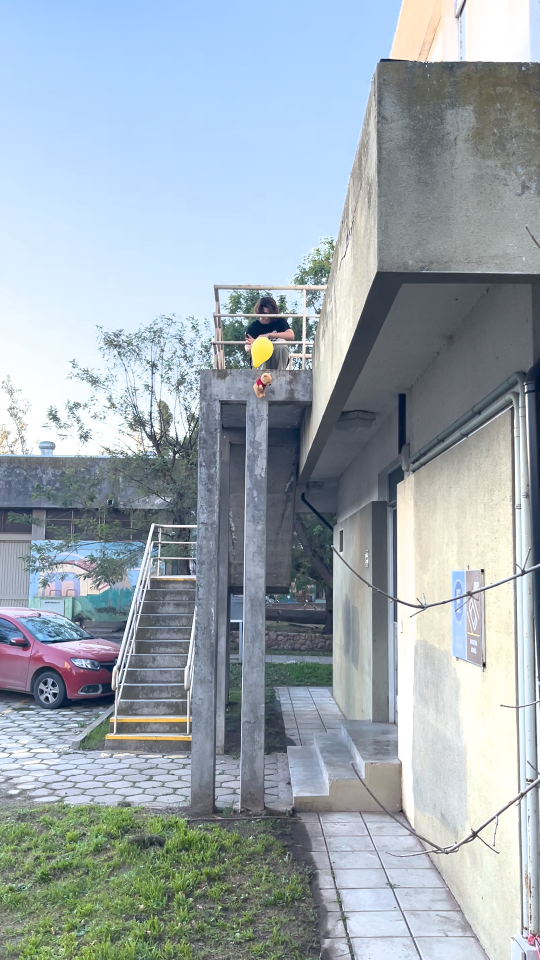
#> input picture frame 7 of oso_recortados/oso_globo_grande.mov, 1080 x 1920 px (shown at 1/2 size)
$ python trackerVideo.py
#> lines starting #> are read from the running program, lines starting #| are printed output that depends on the picture
import cv2
import math
import numpy as np
import matplotlib.pyplot as plt
import pandas as pd
from scipy.signal import savgol_filter
from scipy.optimize import curve_fit
from scipy.stats import linregress


def inicializar_video(path):
#> called with path = 'oso_recortados/oso_globo_grande.mov'
    video = cv2.VideoCapture(path)

    # Lee 1er frame
    ok, frame = video.read()
#> frame is the input picture: shape (1920, 1080, 3); mean B, G, R 176.7, 168.6, 156.4
    if not ok:
        print("No se pudo leer el video")
        exit()

    # Da vuelta el video
    frame = cv2.rotate(frame, cv2.ROTATE_90_CLOCKWISE)
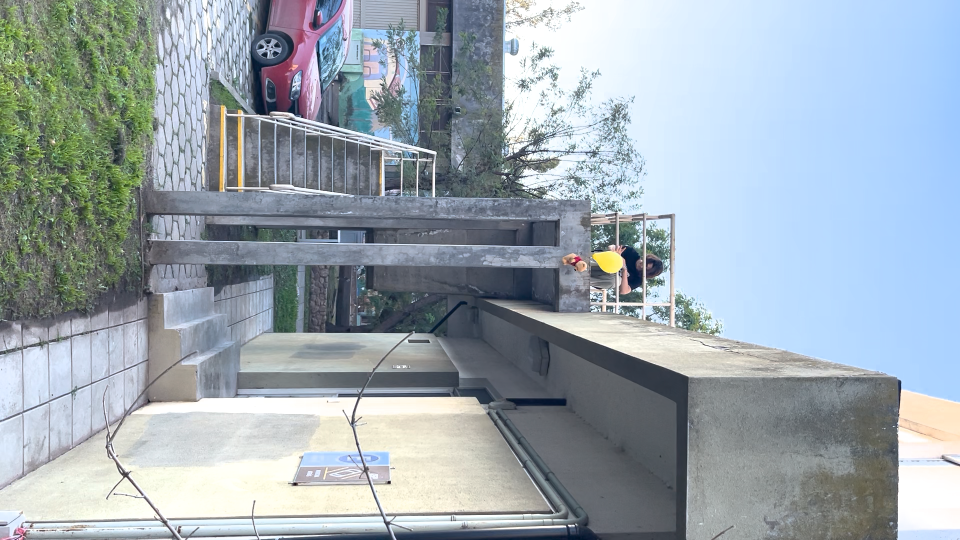
#> frame: shape (1080, 1920, 3) (shown at 1/2 size); mean B, G, R 176.7, 168.6, 156.4

    return video, frame


def seleccionar_roi(frame):
    # Seleccioná el ROI (Región de Interés)
#> (the run stopped early here; a loop or call above may not have finished)

$ run again, starting later in the video
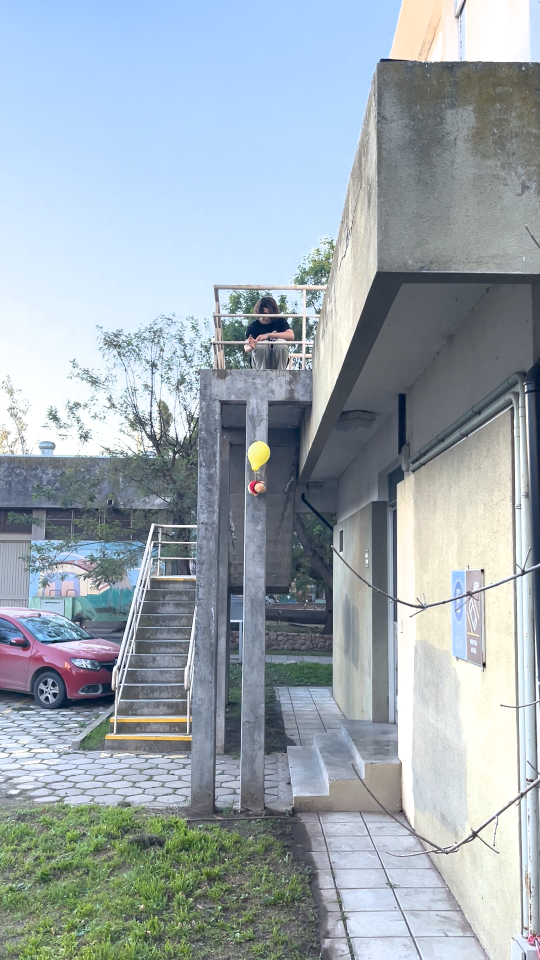
#> input picture frame 32 of oso_recortados/oso_globo_grande.mov, 1080 x 1920 px (shown at 1/2 size)
#> in inicializar_video, frame is the input picture: shape (1920, 1080, 3); mean B, G, R 176.8, 168.7, 156.5
#> in inicializar_video, `frame = cv2.rotate(frame, cv2.ROTATE_90_CLOCKWISE)`:
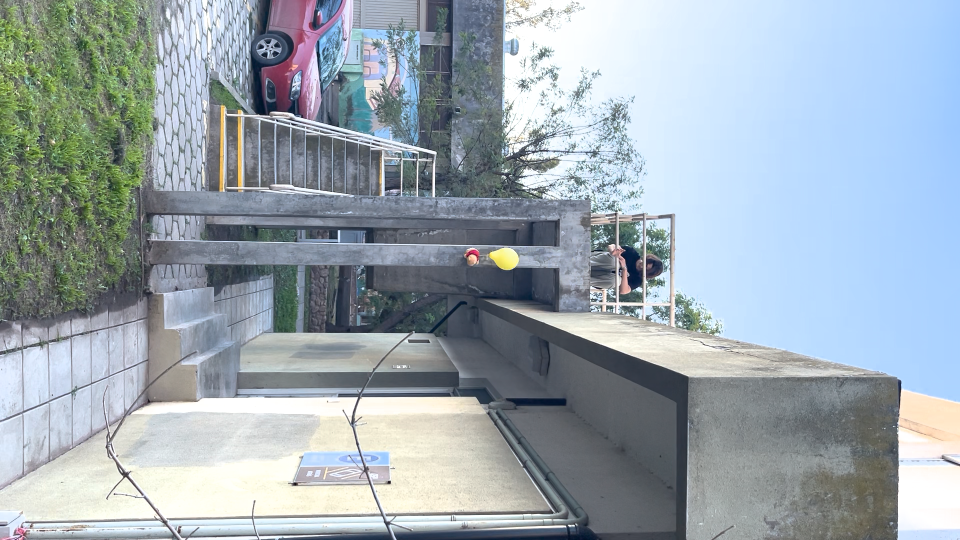
#> frame: shape (1080, 1920, 3) (shown at 1/2 size); mean B, G, R 176.8, 168.7, 156.5

$ run again, starting later in the video
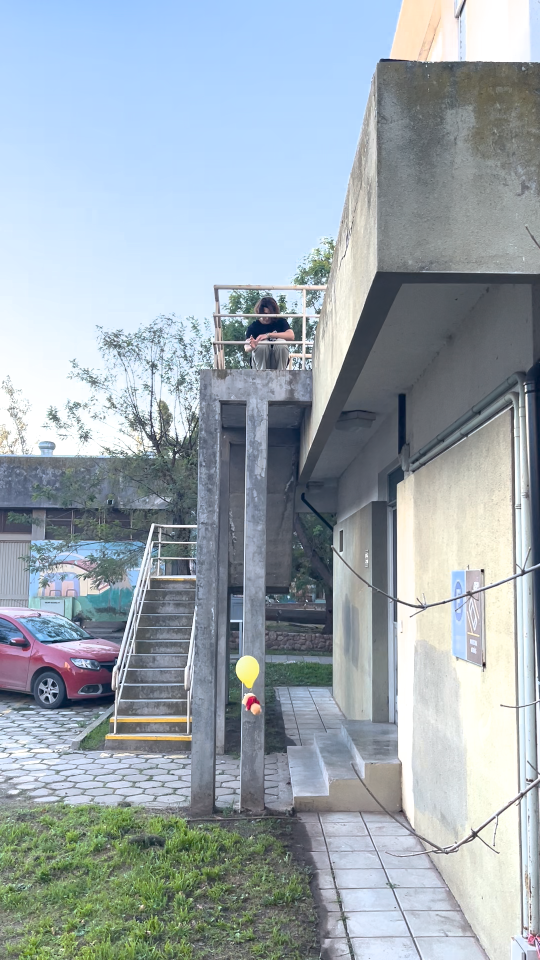
#> input picture frame 57 of oso_recortados/oso_globo_grande.mov, 1080 x 1920 px (shown at 1/2 size)
#> in inicializar_video, frame is the input picture: shape (1920, 1080, 3); mean B, G, R 176.8, 168.6, 156.5
#> in inicializar_video, `frame = cv2.rotate(frame, cv2.ROTATE_90_CLOCKWISE)`:
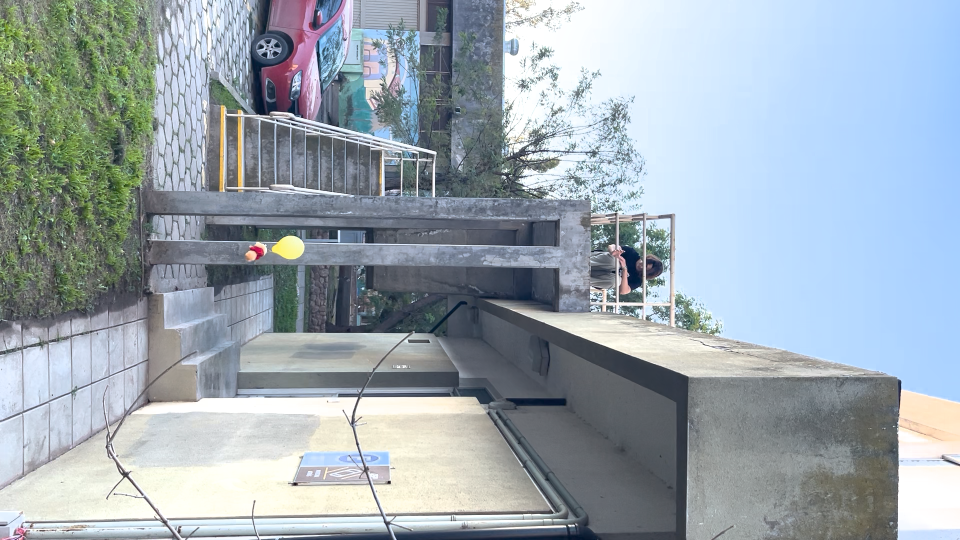
#> frame: shape (1080, 1920, 3) (shown at 1/2 size); mean B, G, R 176.8, 168.6, 156.5
